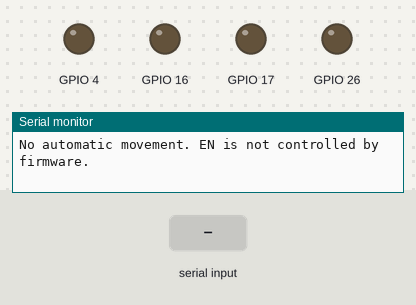
The sketch below on a simulated ESP32. Shown: output pins drawn as LEDs (lit = HIGH), the last lines printed to the serial monitor. The inputs (shaded band) are chosen by the test bench.

Above: at 1.5 s.
1.6 s: "AZ+\n" received over Serial
At 2.4 s:
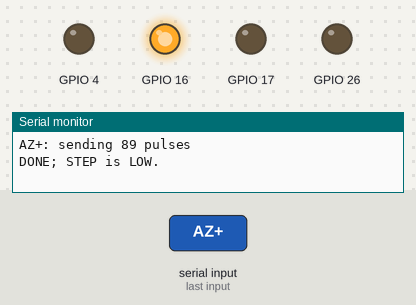
3.6 s: "EL+\n" received over Serial
At 5.2 s:
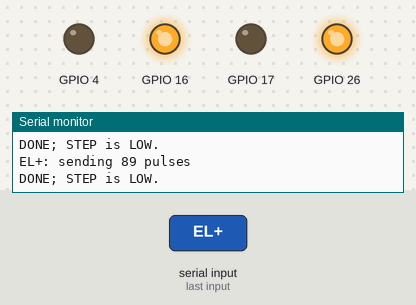
5.6 s: "AZ-\n" received over Serial
At 6.7 s:
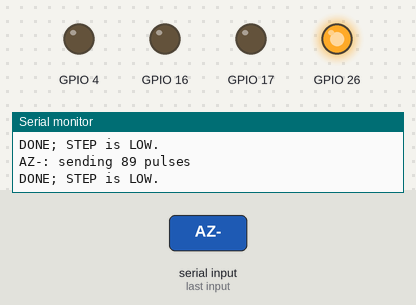
7.6 s: "EL-\n" received over Serial
At 7.87 s:
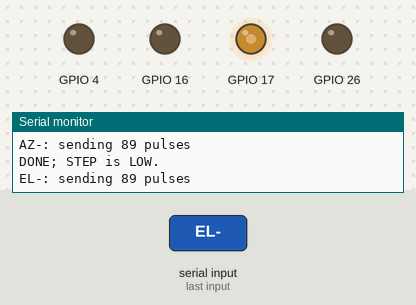
9.6 s: "AZ-\n" received over Serial
At 9.87 s:
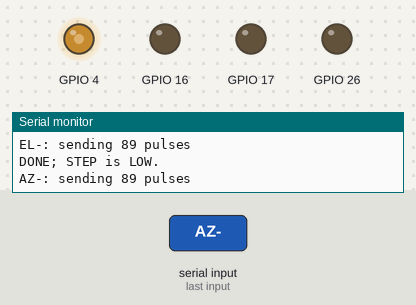
11.6 s: "EL+\n" received over Serial
At 11.87 s:
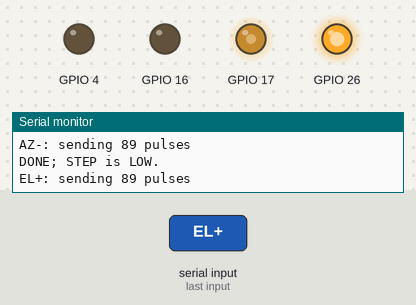
Timing chart, 0 to 14.6 s (numbered marks = the images above; inputs shaded):
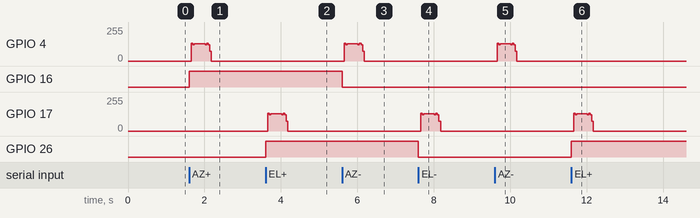

The sketch:

CYD_Motor_Test.ino
```cpp
#include <Arduino.h>

namespace Pins {
  constexpr uint8_t AZ_STEP = 4;
  constexpr uint8_t AZ_DIR  = 16;
  constexpr uint8_t EL_STEP = 17;
  constexpr uint8_t EL_DIR  = 26;
}

// 200 full steps/rev * 16 microsteps * 10/360 = 88.89 pulses.
constexpr uint16_t STEPS_10_DEG = 89;
constexpr uint16_t START_HALF_PERIOD_US = 4000;
constexpr uint16_t MIN_HALF_PERIOD_US = 1800;

static bool busy = false;
static char commandBuffer[24];
static size_t commandLength = 0;

static void printReady() {
  Serial.println();
  Serial.println("CYD SATELLITE TRACKER - 10 DEG MOTOR TEST");
  Serial.println("Serial: 115200 baud");
  Serial.println("Commands: AZ+, AZ-, EL+, EL-, HELP");
  Serial.println("Each command: 89 STEP pulses (about 10 deg at 1/16 microstep).");
  Serial.println("No automatic movement. EN is not controlled by firmware.");
}

static void moveAxis(const char* axis, uint8_t stepPin,
                     uint8_t dirPin, bool direction) {
  if (busy) return;
  busy = true;

  digitalWrite(stepPin, LOW);
  digitalWrite(dirPin, direction ? HIGH : LOW);
  delayMicroseconds(20);

  Serial.printf("%s%s: sending %u pulses\n",
                axis, direction ? "+" : "-", STEPS_10_DEG);

  for (uint16_t i = 0; i < STEPS_10_DEG; ++i) {
    const uint16_t ramp = (i < STEPS_10_DEG - 1 - i)
                            ? i : (STEPS_10_DEG - 1 - i);
    int halfPeriod = START_HALF_PERIOD_US - (int)ramp * 50;
    if (halfPeriod < MIN_HALF_PERIOD_US) {
      halfPeriod = MIN_HALF_PERIOD_US;
    }

    digitalWrite(stepPin, HIGH);
    delayMicroseconds(halfPeriod);
    digitalWrite(stepPin, LOW);
    delayMicroseconds(halfPeriod);
  }

  digitalWrite(stepPin, LOW);
  Serial.println("DONE; STEP is LOW.");
  busy = false;
}

static void handleCommand(char* command) {
  for (char* p = command; *p; ++p) {
    if (*p >= 'a' && *p <= 'z') *p -= ('a' - 'A');
  }

  if (strcmp(command, "AZ+") == 0) {
    moveAxis("AZ", Pins::AZ_STEP, Pins::AZ_DIR, true);
  } else if (strcmp(command, "AZ-") == 0) {
    moveAxis("AZ", Pins::AZ_STEP, Pins::AZ_DIR, false);
  } else if (strcmp(command, "EL+") == 0) {
    moveAxis("EL", Pins::EL_STEP, Pins::EL_DIR, true);
  } else if (strcmp(command, "EL-") == 0) {
    moveAxis("EL", Pins::EL_STEP, Pins::EL_DIR, false);
  } else if (strcmp(command, "HELP") == 0) {
    printReady();
  } else if (command[0] != '\0') {
    Serial.println("Unknown command. Use AZ+, AZ-, EL+, EL-, HELP.");
  }
}

void setup() {
  pinMode(Pins::AZ_STEP, OUTPUT);
  pinMode(Pins::AZ_DIR, OUTPUT);
  pinMode(Pins::EL_STEP, OUTPUT);
  pinMode(Pins::EL_DIR, OUTPUT);

  digitalWrite(Pins::AZ_STEP, LOW);
  digitalWrite(Pins::AZ_DIR, LOW);
  digitalWrite(Pins::EL_STEP, LOW);
  digitalWrite(Pins::EL_DIR, LOW);

  Serial.begin(115200);
  delay(300);
  printReady();
}

void loop() {
  while (Serial.available() > 0) {
    const char c = (char)Serial.read();
    if (c == '\r' || c == '\n') {
      if (commandLength > 0) {
        commandBuffer[commandLength] = '\0';
        handleCommand(commandBuffer);
        commandLength = 0;
      }
    } else if (commandLength < sizeof(commandBuffer) - 1) {
      commandBuffer[commandLength++] = c;
    } else {
      commandLength = 0;
      Serial.println("ERROR: command too long; buffer cleared.");
    }
  }
}
```

Measured:
- after the input at 1.6 s, GPIO 4: 0/255 → 129/255 after 0.06 s, → 0/255 0.36 s later; GPIO 16: LOW → HIGH at once
- after the input at 3.6 s, GPIO 17: 0/255 → 129/255 after 0.06 s, → 0/255 0.36 s later; GPIO 26: LOW → HIGH at once
- after the input at 5.6 s, GPIO 4: 0/255 → 129/255 after 0.06 s, → 0/255 0.36 s later; GPIO 16: HIGH → LOW at once
- after the input at 7.6 s, GPIO 17: 0/255 → 129/255 after 0.06 s, → 0/255 0.36 s later; GPIO 26: HIGH → LOW at once
- after the input at 9.6 s, GPIO 4: 0/255 → 129/255 after 0.06 s, → 0/255 0.36 s later
- after the input at 11.6 s, GPIO 17: 0/255 → 129/255 after 0.06 s, → 0/255 0.36 s later; GPIO 26: LOW → HIGH at once
